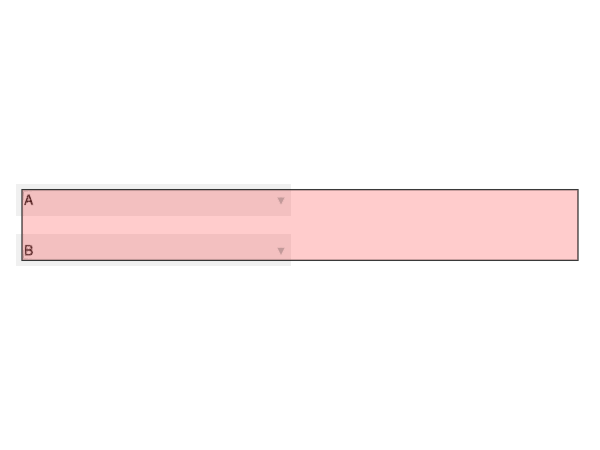

The Julia source for this figure:
using GLMakie
fig = Figure()
g = GridLayout(fig[1,1])
r1=1; r2=2
Menu(g[r1,1], options=["A"])
Menu(g[r2,1], options=["B"])
b = Box(g[r1:r2, 1:2], color=(:red,0.2), alignmode=Outside(6))
rowsize!(g, r2, Auto())
save("test_box_overlap.png", fig)
